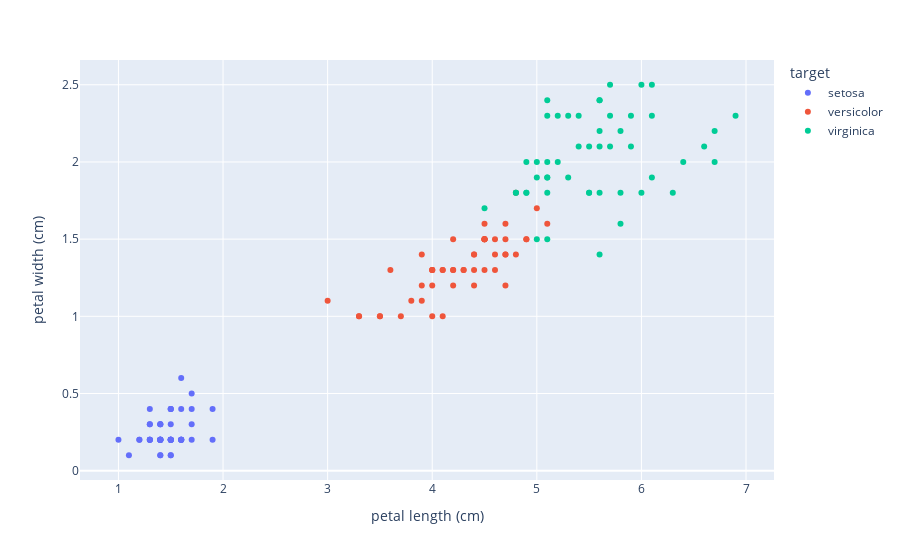

Notebook cell for this chart:
### Code cell
px.scatter(data_frame=data,
           x='petal length (cm)',
           y='petal width (cm)',
           color='target')

### Figure 1 — Plotly figure (JSON) as saved in the notebook; plotly's stock layout.template omitted (floating-point values rounded to 4 significant figures)
{"data": [{"hovertemplate": "target=setosa<br>petal length (cm)=%{x}<br>petal width (cm)=%{y}<extra></extra>", "legendgroup": "setosa", "marker": {"color": "#636efa", "symbol": "circle"}, "mode": "markers", "name": "setosa", "orientation": "v", "showlegend": true, "type": "scatter", "x": [1.4, 1.4, 1.3, 1.5, 1.4, 1.7, 1.4, 1.5, 1.4, 1.5, 1.5, 1.6, 1.4, 1.1, 1.2, 1.5, 1.3, 1.4, 1.7, 1.5, 1.7, 1.5, 1, 1.7, 1.9, 1.6, 1.6, 1.5, 1.4, 1.6, 1.6, 1.5, 1.5, 1.4, 1.5, 1.2, 1.3, 1.4, 1.3, 1.5, 1.3, 1.3, 1.3, 1.6, 1.9, 1.4, 1.6, 1.4, 1.5, 1.4], "xaxis": "x", "y": [0.2, 0.2, 0.2, 0.2, 0.2, 0.4, 0.3, 0.2, 0.2, 0.1, 0.2, 0.2, 0.1, 0.1, 0.2, 0.4, 0.4, 0.3, 0.3, 0.3, 0.2, 0.4, 0.2, 0.5, 0.2, 0.2, 0.4, 0.2, 0.2, 0.2, 0.2, 0.4, 0.1, 0.2, 0.2, 0.2, 0.2, 0.1, 0.2, 0.2, 0.3, 0.3, 0.2, 0.6, 0.4, 0.3, 0.2, 0.2, 0.2, 0.2], "yaxis": "y"}, {"hovertemplate": "target=versicolor<br>petal length (cm)=%{x}<br>petal width (cm)=%{y}<extra></extra>", "legendgroup": "versicolor", "marker": {"color": "#EF553B", "symbol": "circle"}, "mode": "markers", "name": "versicolor", "orientation": "v", "showlegend": true, "type": "scatter", "x": [4.7, 4.5, 4.9, 4, 4.6, 4.5, 4.7, 3.3, 4.6, 3.9, 3.5, 4.2, 4, 4.7, 3.6, 4.4, 4.5, 4.1, 4.5, 3.9, 4.8, 4, 4.9, 4.7, 4.3, 4.4, 4.8, 5, 4.5, 3.5, 3.8, 3.7, 3.9, 5.1, 4.5, 4.5, 4.7, 4.4, 4.1, 4, 4.4, 4.6, 4, 3.3, 4.2, 4.2, 4.2, 4.3, 3, 4.1], "xaxis": "x", "y": [1.4, 1.5, 1.5, 1.3, 1.5, 1.3, 1.6, 1, 1.3, 1.4, 1, 1.5, 1, 1.4, 1.3, 1.4, 1.5, 1, 1.5, 1.1, 1.8, 1.3, 1.5, 1.2, 1.3, 1.4, 1.4, 1.7, 1.5, 1, 1.1, 1, 1.2, 1.6, 1.5, 1.6, 1.5, 1.3, 1.3, 1.3, 1.2, 1.4, 1.2, 1, 1.3, 1.2, 1.3, 1.3, 1.1, 1.3], "yaxis": "y"}, {"hovertemplate": "target=virginica<br>petal length (cm)=%{x}<br>petal width (cm)=%{y}<extra></extra>", "legendgroup": "virginica", "marker": {"color": "#00cc96", "symbol": "circle"}, "mode": "markers", "name": "virginica", "orientation": "v", "showlegend": true, "type": "scatter", "x": [6, 5.1, 5.9, 5.6, 5.8, 6.6, 4.5, 6.3, 5.8, 6.1, 5.1, 5.3, 5.5, 5, 5.1, 5.3, 5.5, 6.7, 6.9, 5, 5.7, 4.9, 6.7, 4.9, 5.7, 6, 4.8, 4.9, 5.6, 5.8, 6.1, 6.4, 5.6, 5.1, 5.6, 6.1, 5.6, 5.5, 4.8, 5.4, 5.6, 5.1, 5.1, 5.9, 5.7, 5.2, 5, 5.2, 5.4, 5.1], "xaxis": "x", "y": [2.5, 1.9, 2.1, 1.8, 2.2, 2.1, 1.7, 1.8, 1.8, 2.5, 2, 1.9, 2.1, 2, 2.4, 2.3, 1.8, 2.2, 2.3, 1.5, 2.3, 2, 2, 1.8, 2.1, 1.8, 1.8, 1.8, 2.1, 1.6, 1.9, 2, 2.2, 1.5, 1.4, 2.3, 2.4, 1.8, 1.8, 2.1, 2.4, 2.3, 1.9, 2.3, 2.5, 2.3, 1.9, 2, 2.3, 1.8], "yaxis": "y"}], "layout": {"legend": {"title": {"text": "target"}, "tracegroupgap": 0}, "margin": {"t": 60}, "xaxis": {"anchor": "y", "domain": [0, 1], "title": {"text": "petal length (cm)"}}, "yaxis": {"anchor": "x", "domain": [0, 1], "title": {"text": "petal width (cm)"}}}}
